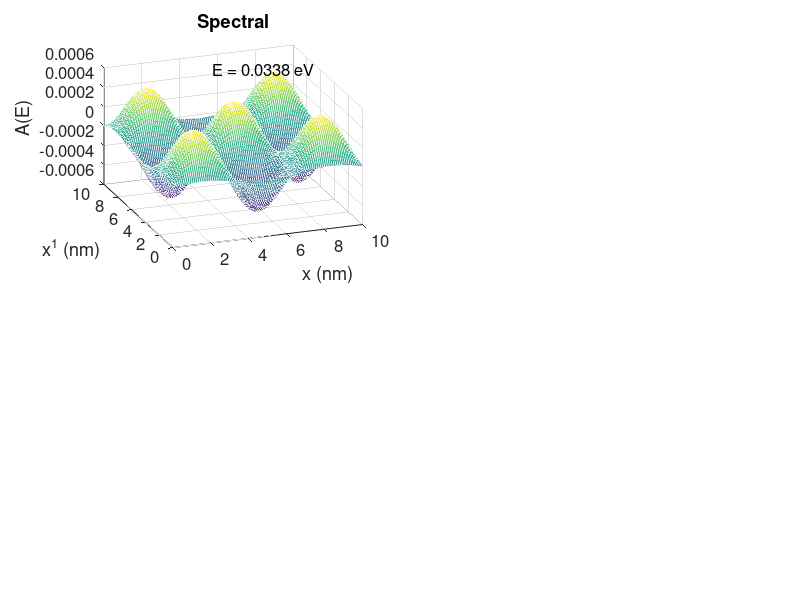

The MATLAB source for this figure:
% Spectral.m This program calculates the spectral function
clear all
hbar = 1.054e-34;
m0 = 9.11e-31;
ecoul = 1.6e-19;
eV2J = 1.6e-19;
J2eV = 1./eV2J;
del_x = 1.e-10;
NN = 100;
V = zeros(1,NN);

% Energies are in eV
chi0 = J2eV*hbar^2/(2*m0*del_x^2);

% Convert to nm for plotting
DX = del_x*1e9;
XX = (DX:DX:NN*DX);

% ------- Construct the Hamiltonian ----------
H = zeros(NN,NN);
H(1,1) = 2*chi0+V(1);
H(1,2) = -1*chi0;

for n=2:NN-1
    H(n,n-1)= -1*chi0;
    H(n,n) = 2*chi0+ V(n);
    H(n,n+1)= -1*chi0;
end
H(NN,NN-1) = -1*chi0;
H(NN,NN) = 2*chi0+V(NN);

% ---------------------------------------------
% This MATLAB command calculates the eigenenergies
% and correspondig eigenfunctions
[phi,D] = eig(H);
E = diag(D);

% ------- Calculate the broadened DOS ---------
Ein = 0.03375;
gamma = 0.0001;

wtot = 0.;
del_E = 0.0005;
EE = (del_E:del_E:del_E*100);
func = zeros(1,100);
for m=1:6
    for l=1:100
        func(l) = func(l) + del_E*(gamma/(2*pi))/( ( gamma/2)^2 + (E(m) - EE(l))^2);
        wtot = wtot + func(l);
    end
end
wtot

% -------- Calculate the spectral function -----------------
AA = zeros(NN,NN);
for m=1:5
    wide = del_E*(gamma/(2*pi))/( ( gamma/2)^2 + (Ein - E(m))^2);
    for n=1:NN
        for l=1:NN
            AA(n,l) = AA(n,l) + wide*phi(n,m)*phi(l,m);
        end
    end
end

subplot(2,2,1)
mesh(XX,XX,AA)
ylabel('x^1 (nm)')
xlabel('x (nm)')
zlabel('A(E)')
view(-20,30)
TT = text(5,8,.0006,sprintf('E = %6.4f eV',Ein))
set(TT,'fontsize',12)
set(gca,'fontsize',12)
title('Spectral')
